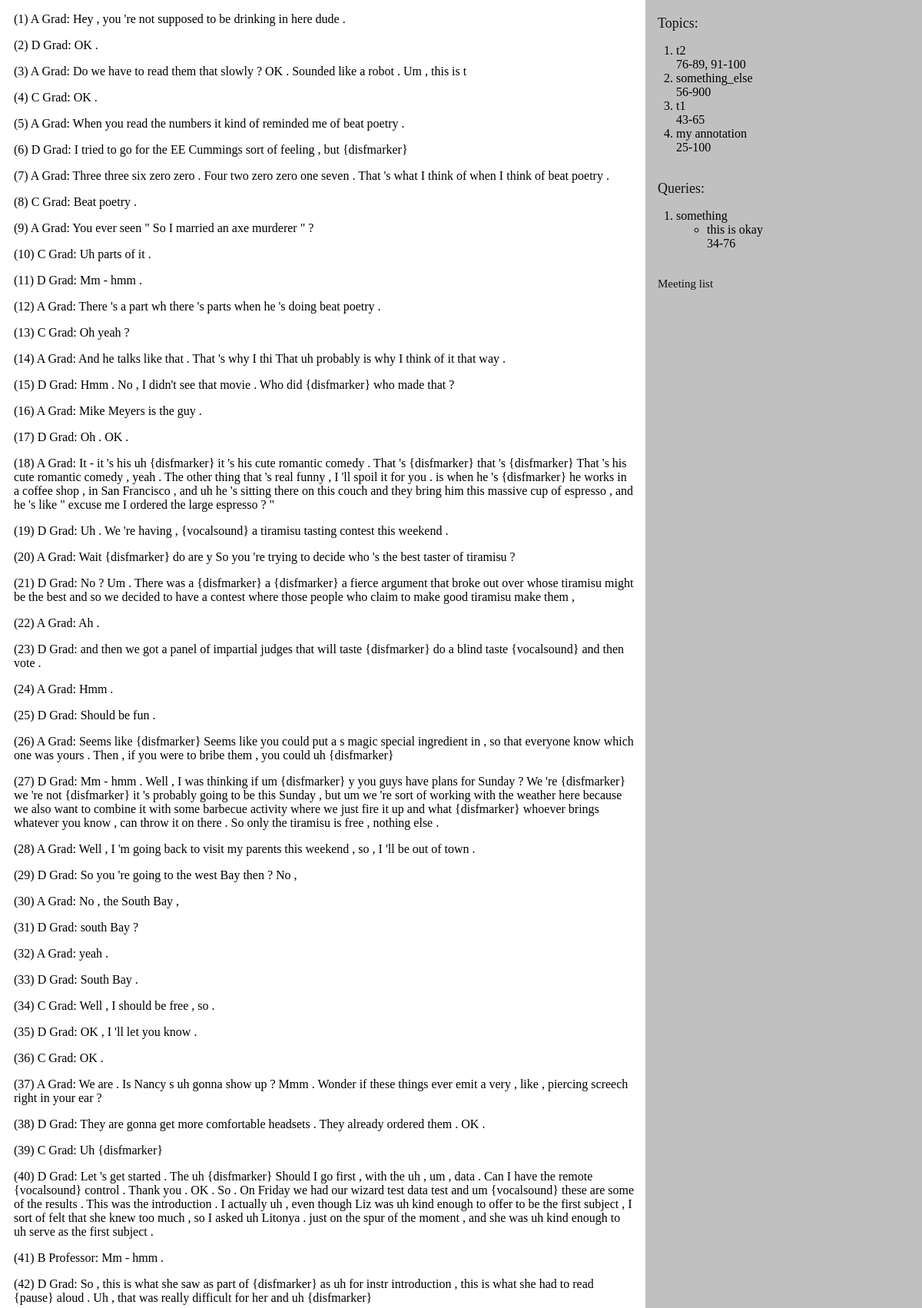
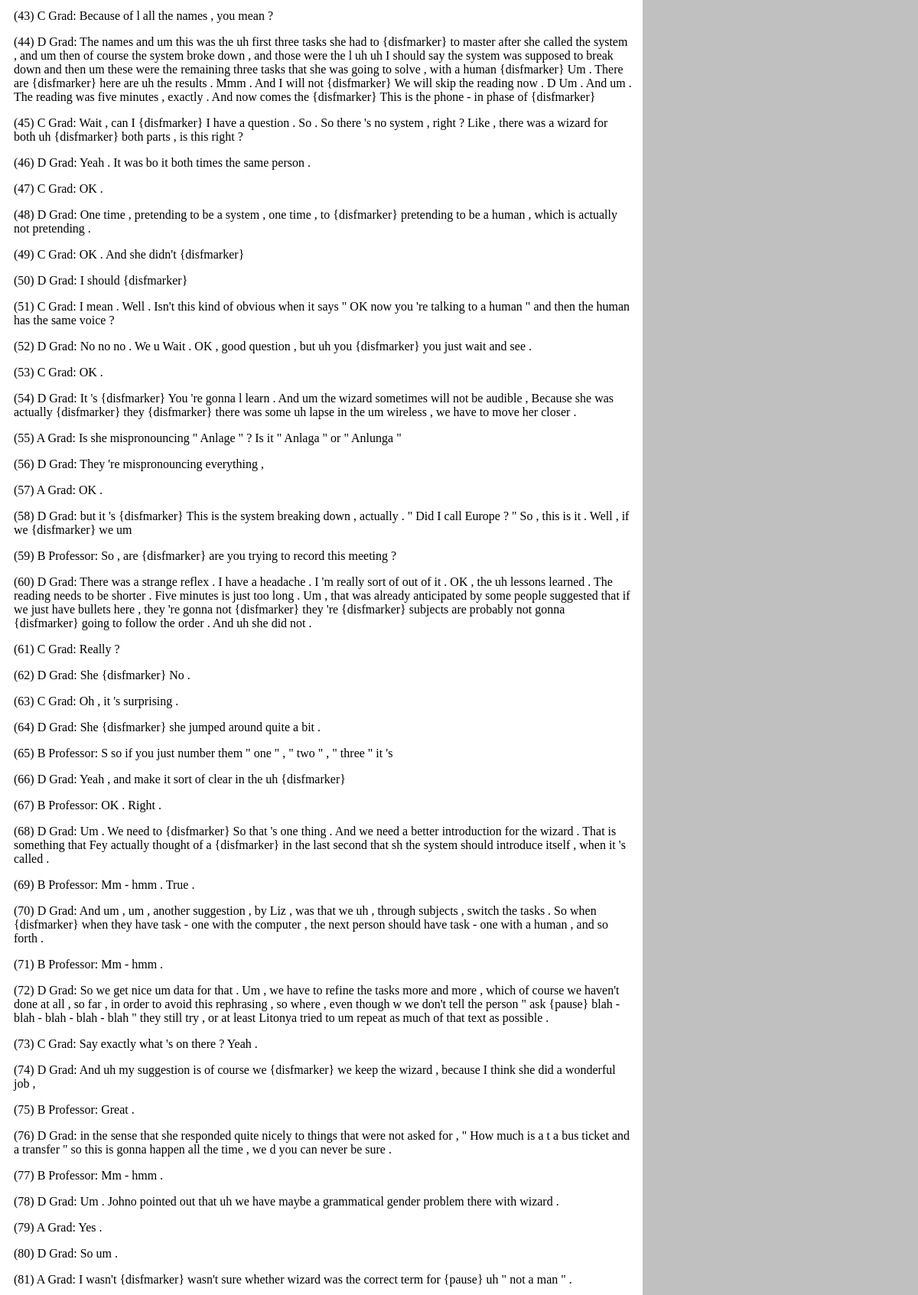
The page /annotation/1/ (signed in, upper part) on the database its author committed (2 pictures, top to bottom).
### tables this page shows
CREATE TABLE topics (
  id INTEGER PRIMARY KEY AUTOINCREMENT,
  annotation_id INTEGER NOT NULL,
  created TIMESTAMP NOT NULL DEFAULT CURRENT_TIMESTAMP,
  topic TEXT NOT NULL,
  the_range TEXT NOT NULL,
  first_mention INTEGER NOT NULL,
  prev INT,
  FOREIGN KEY (annotation_id) REFERENCES annotations (id)
);

CREATE TABLE queries (
    id INTEGER PRIMARY KEY AUTOINCREMENT,
    annotation_id INTEGER NOT NULL,
    topic_id INTEGER,
    created TIMESTAMP NOT NULL DEFAULT CURRENT_TIMESTAMP,
    specific INT NOT NULL,
    the_query TEXT NOT NULL,
    prev INT,
    FOREIGN KEY (topic_id) REFERENCES topics (id)
);

CREATE TABLE summaries (
    id INTEGER PRIMARY KEY AUTOINCREMENT,
    query_id INTEGER NOT NULL,
    summary TEXT NOT NULL,
    range TEXT NOT NULL,
    prev INT,
    FOREIGN KEY (query_id) REFERENCES queries (id)
);

### flaskr/annotate.py (the view)
@bp.route("/annotation/<int:annotation_id>/", methods=("GET", "POST"))
@login_required
def view_annotation(annotation_id):
    db = get_db()
    meeting_id = db.execute("SELECT meeting_id, id FROM annotations WHERE"
                            " id = ?", (annotation_id,)).fetchone()["meeting_id"]
    if meeting_id < 159:
        icsi = True
    meeting = get_meeting(meeting_id)
    num_turns = len(meeting["turns"])
    topics = get_topics(annotation_id)
    all_queries = annotation_queries(annotation_id)
    q_a = dict()
    for query in all_queries:
        sums = get_sums(query['id'])
        q_a[query["the_query"]] = sums
    return render_template("annotation.html", meeting=meeting, topics=topics,
                           num_turns=num_turns, sums=q_a, icsi=icsi)

### flaskr/annotate.py (called while the page is built)
def annotation_queries(annotation_id):
    db = get_db()
    queries = db.execute("SELECT id, the_query, annotation_id, topic_id, specific, created FROM queries "
                             "WHERE annotation_id = ? ORDER BY created", (annotation_id,)).fetchall()
    return queries

def get_meeting(meeting_id):
    with open('flaskr/data/codes.json', 'r') as json_file:
        codes = json.load(json_file)
        json_file.close()
    if meeting_id < 200:
        file = codes['ICSI'].get(str(meeting_id))
        with open(os.path.join('flaskr/data/ICSI_json/', file), 'r') as json_file:
            meeting = json.load(json_file)
            json_file.close()
    if meeting_id >= 200:
        file = codes['com'].get(str(meeting_id))
        with open(os.path.join('flaskr/data/com/', file), 'r') as json_file:
            meeting = json.load(json_file)
            json_file.close()
    return meeting

def get_topics(annotation_id):
    db = get_db()
    topics = db.execute("SELECT id, topic, the_range, annotation_id FROM topics "
                            "WHERE annotation_id = ? ORDER BY first_mention DESC", (annotation_id,)).fetchall()
    return topics

def get_sums(query_id):
    db = get_db()
    summary = db.execute("SELECT id, query_id, summary, range FROM summaries "
                        "WHERE query_id = ?", (query_id,)).fetchall()
    return summary

### flaskr/auth.py (called while the page is built)
def login_required(view):
    @functools.wraps(view)
    def wrapped_view(**kwargs):
        if g.user is None:
            return redirect(url_for("auth.login"))
        return view(**kwargs)
    return wrapped_view

@bp.before_app_request
def load_logged_in_user():
    user_id = session.get("user_id")
    if user_id is None:
        g.user = None
    else:
        g.user = (
            get_db().execute("SELECT * FROM user WHERE id = ?", (user_id,)).fetchone()
        )

### flaskr/db.py (called while the page is built)
def get_db():
    if "db" not in g:
        g.db = sqlite3.connect(
            current_app.config["DATABASE"], detect_types=sqlite3.PARSE_DECLTYPES
        )
        g.db.row_factory = sqlite3.Row
    return g.db

### flaskr/templates/annotation.html (shortened to what this page needs)
{% extends "base.html" %}
{% block turns %}
{% for i in range(num_turns) %}
{% if icsi  %}
<p>{{ '(' + (i + 1)|string + ') ' + meeting['turns'][i].get('id') + ' ' + meeting['turns'][i].get('name') +  ': ' + meeting['turns'][i].get('contribution') }}</p>
{% else %}
<p>{{ '(' + (i + 1)|string + ')' + ' ' + meeting['turns'][i].get('name') + ': ' + meeting['turns'][i].get('contribution') }}</p>
{% endif %}
{% endfor %}
{% endblock %}
{% block enter_topic %}
<div class="sidenav">
    <label>Topics:</label><br>
        <ol>
        {% for topic in topics %}
        <li>
            {{ topic["topic"]}}<br>{{ topic["the_range"] }}
        </li>
        {% endfor %}
    </ol><br>
    <label>Queries:</label><br>
    <ol>
        {% for key, value in sums.items() %}
        <li>{{ key|string }}</li>
            <ul>
                {% for item in value %}
                <li>{{ item["summary"] }}<br>{{ item["range"] }}</li>
                {% endfor %}
            </ul>
        {% endfor %}
    </ol><br>
    <a href="/meeting/list">Meeting list</a>
</div>
{% endblock %}

### flaskr/templates/base.html (shortened to what this page needs)
<!DOCTYPE html>
<html lang="en">
<head>
    <link rel="stylesheet" href="{{ url_for('static', filename='style.css') }}">
</head>
<body>
<div class="enter_topic">{% block enter_topic %}{% endblock %}</div>
<div class="main">{% block turns %}{% endblock %}</div>
</body>
</html>

### flaskr/static/style.css (style rules this page uses)
.sidenav { height: 100%; width: 30%; position: fixed; z-index: 1; top: 0; right: 0; background-color: #C0C0C0; overflow-x: hidden; padding-top: 20px; }
.sidenav a { padding: 6px 8px 6px 16px; text-decoration: none; font-size: 15px; color: #111; display: inline; }
.sidenav label { padding: 6px 8px 6px 16px; text-decoration: none; font-size: 18px; color: #111; display: inline; }
.main { margin-right: 30%; padding: 0px 10px; }

### rows shown on the page
topics: topic "t2", the_range "76-89, 91-100"
topics: topic "something_else", the_range "56-900"
topics: topic "t1", the_range "43-65"
topics: topic "my annotation", the_range "25-100"
queries: the_query "something"
summaries: summary "this is okay", range "34-76"
